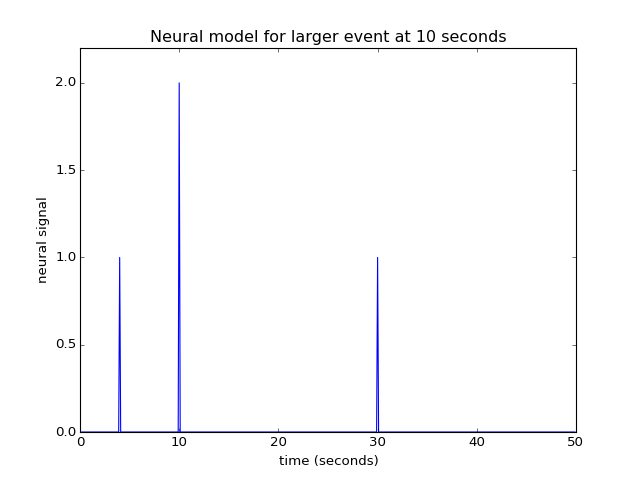

Here is the Python script that generated this plot:
neural_signal_3[i_time_10] = 2  # A bigger spike at time == 10
plt.plot(times_3, neural_signal_3)
plt.xlabel('time (seconds)')
plt.ylabel('neural signal')
plt.ylim(0, 2.2)
plt.title('Neural model for larger event at 10 seconds')
